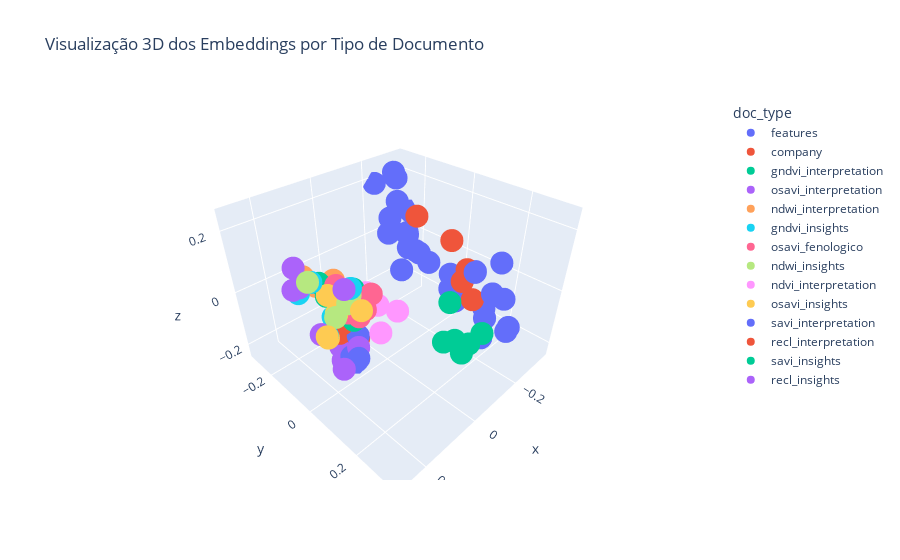

Notebook code cell kept with this figure:
### Code cell
# Reduz para 3D
pca = PCA(n_components=3)
emb_3d = pca.fit_transform(emb_vectors)

# Cria DataFrame
df = pd.DataFrame({
    "x": emb_3d[:, 0],
    "y": emb_3d[:, 1],
    "z": emb_3d[:, 2],
    "text": texts,
    "doc_type": doc_types
})

# Gráfico 3D com Plotly
fig = px.scatter_3d(
    df, x="x", y="y", z="z",
    color="doc_type",
    hover_data=["text"],
    title="Visualização 3D dos Embeddings por Tipo de Documento"
)

fig.show()
